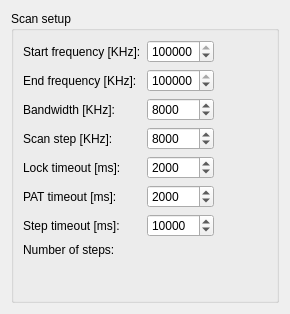
<?xml version="1.0" encoding="UTF-8"?>
<ui version="4.0">
 <class>ScanSetupPage</class>
 <widget class="QWizardPage" name="ScanSetupPage">
  <property name="geometry">
   <rect>
    <x>0</x>
    <y>0</y>
    <width>290</width>
    <height>314</height>
   </rect>
  </property>
  <property name="windowTitle">
   <string>WizardPage</string>
  </property>
  <layout class="QVBoxLayout" name="verticalLayout">
   <item>
    <widget class="QGroupBox" name="groupBox">
     <property name="title">
      <string>Scan setup</string>
     </property>
     <layout class="QFormLayout" name="formLayout">
      <property name="fieldGrowthPolicy">
       <enum>QFormLayout::FieldsStayAtSizeHint</enum>
      </property>
      <item row="0" column="0">
       <widget class="QLabel" name="label">
        <property name="text">
         <string>Start frequency [KHz]:</string>
        </property>
       </widget>
      </item>
      <item row="0" column="1">
       <widget class="QSpinBox" name="startFrequency">
        <property name="maximum">
         <number>2000000</number>
        </property>
        <property name="value">
         <number>470000</number>
        </property>
       </widget>
      </item>
      <item row="1" column="0">
       <widget class="QLabel" name="label_2">
        <property name="text">
         <string>End frequency [KHz]:</string>
        </property>
       </widget>
      </item>
      <item row="1" column="1">
       <widget class="QSpinBox" name="endFrequency">
        <property name="maximum">
         <number>2000000</number>
        </property>
        <property name="value">
         <number>826000</number>
        </property>
       </widget>
      </item>
      <item row="2" column="0">
       <widget class="QLabel" name="label_5">
        <property name="text">
         <string>Bandwidth [KHz]:</string>
        </property>
       </widget>
      </item>
      <item row="2" column="1">
       <widget class="QSpinBox" name="bandwidth">
        <property name="maximum">
         <number>2000000</number>
        </property>
        <property name="value">
         <number>8000</number>
        </property>
       </widget>
      </item>
      <item row="3" column="0">
       <widget class="QLabel" name="label_3">
        <property name="text">
         <string>Scan step [KHz]:</string>
        </property>
       </widget>
      </item>
      <item row="3" column="1">
       <widget class="QSpinBox" name="scanStep">
        <property name="maximum">
         <number>2000000</number>
        </property>
        <property name="value">
         <number>8000</number>
        </property>
       </widget>
      </item>
      <item row="6" column="0">
       <widget class="QLabel" name="label_4">
        <property name="text">
         <string>Step timeout [ms]:</string>
        </property>
       </widget>
      </item>
      <item row="6" column="1">
       <widget class="QSpinBox" name="stepTimeout">
        <property name="maximum">
         <number>2000000</number>
        </property>
        <property name="value">
         <number>10000</number>
        </property>
       </widget>
      </item>
      <item row="7" column="0">
       <widget class="QLabel" name="label_6">
        <property name="text">
         <string>Number of steps:</string>
        </property>
       </widget>
      </item>
      <item row="7" column="1">
       <widget class="QLabel" name="numberOfSteps">
        <property name="text">
         <string/>
        </property>
       </widget>
      </item>
      <item row="4" column="0">
       <widget class="QLabel" name="label_7">
        <property name="text">
         <string>Lock timeout [ms]:</string>
        </property>
       </widget>
      </item>
      <item row="4" column="1">
       <widget class="QSpinBox" name="lockTimeout">
        <property name="maximum">
         <number>2000000</number>
        </property>
        <property name="value">
         <number>2000</number>
        </property>
       </widget>
      </item>
      <item row="5" column="0">
       <widget class="QLabel" name="label_8">
        <property name="text">
         <string>PAT timeout [ms]:</string>
        </property>
       </widget>
      </item>
      <item row="5" column="1">
       <widget class="QSpinBox" name="patTimeout">
        <property name="maximum">
         <number>2000000</number>
        </property>
        <property name="value">
         <number>2000</number>
        </property>
       </widget>
      </item>
     </layout>
    </widget>
   </item>
  </layout>
 </widget>
 <resources/>
 <connections>
  <connection>
   <sender>startFrequency</sender>
   <signal>valueChanged(int)</signal>
   <receiver>ScanSetupPage</receiver>
   <slot>parameterChanged()</slot>
   <hints>
    <hint type="sourcelabel">
     <x>222</x>
     <y>41</y>
    </hint>
    <hint type="destinationlabel">
     <x>290</x>
     <y>12</y>
    </hint>
   </hints>
  </connection>
  <connection>
   <sender>endFrequency</sender>
   <signal>valueChanged(int)</signal>
   <receiver>ScanSetupPage</receiver>
   <slot>parameterChanged()</slot>
   <hints>
    <hint type="sourcelabel">
     <x>241</x>
     <y>71</y>
    </hint>
    <hint type="destinationlabel">
     <x>283</x>
     <y>71</y>
    </hint>
   </hints>
  </connection>
  <connection>
   <sender>scanStep</sender>
   <signal>valueChanged(int)</signal>
   <receiver>ScanSetupPage</receiver>
   <slot>parameterChanged()</slot>
   <hints>
    <hint type="sourcelabel">
     <x>242</x>
     <y>131</y>
    </hint>
    <hint type="destinationlabel">
     <x>286</x>
     <y>133</y>
    </hint>
   </hints>
  </connection>
 </connections>
 <slots>
  <slot>parameterChanged()</slot>
 </slots>
</ui>
